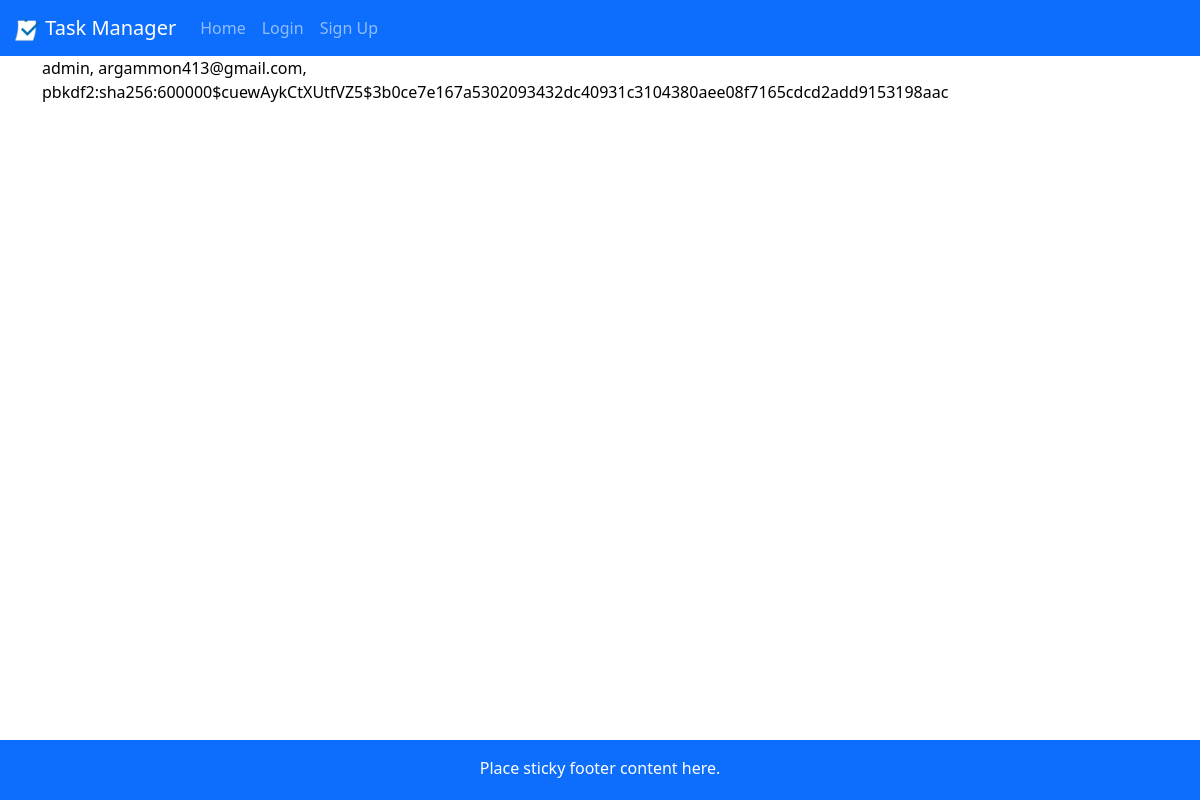
The app's page /view_users, older data.
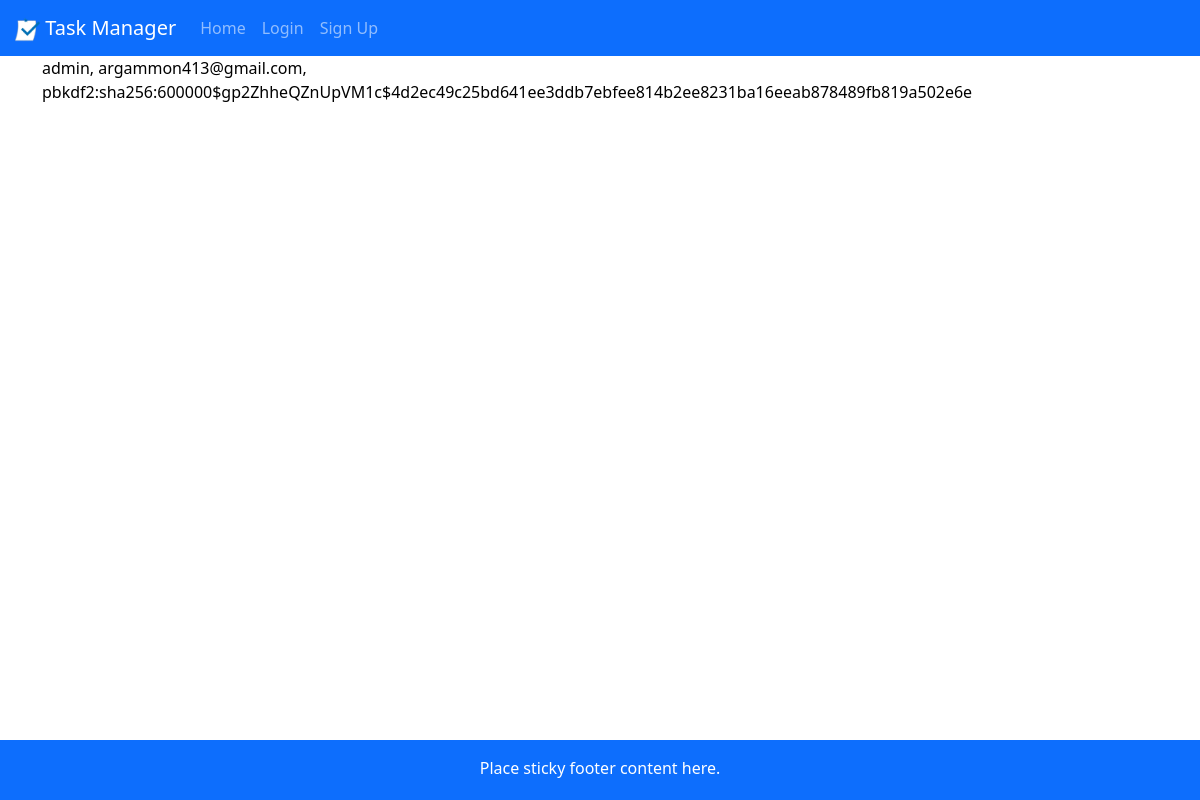
The same page, newer data.
### app.py (models this page shows, shortened)
class User(db.Model):
    __tablename__ = 'User'
    id = db.Column(db.Integer, primary_key = True)
    user = db.Column(db.String(20), unique = True, nullable = False) # stores original case of username
    user_lower = db.Column(db.String(20), unique = True, nullable = False) # stores lower case version of username
    email = db.Column(db.String(100), unique = True, nullable = False)
    email_lower = db.Column(db.String(100), unique = True, nullable = False)
    password = db.Column(db.String(50), nullable = False)

### app.py (the view)
@app.route("/view_users")
def view_users():
    return render_template("view_users.html", values=User.query.all())

### app.py (called while the page is built)
@app.before_request
def check_user_existence():
    if "user" in session:
        user_lower = session["user"].lower()
        if not User.query.filter_by(user_lower=user_lower).first():
            session.pop("user", None)
            flash("Your account no longer exists. Please log in again.", "error")
            return redirect(url_for("login"))

### templates/view_users.html
{% extends "layout.html" %}
{% block content %}
{% for item in values %}
<p>{{item.user}}, {{item.email}}, {{item.password}}</p>
{% endfor %}
{% endblock %}

Row changes from the older to the newer data that the page shows:
changed User "admin": password "pbkdf2:sha256:600000$cuewAykCtXUtfVZ5$3b0ce7e167a5302093432dc40931c3104380aee08f7165cdcd2add9153198aac" → "pbkdf2:sha256:600000$gp2ZhheQZnUpVM1c$4d2ec49c25bd641ee3ddb7ebfee814b2ee8231ba16eeab878489fb819a502e6e"
